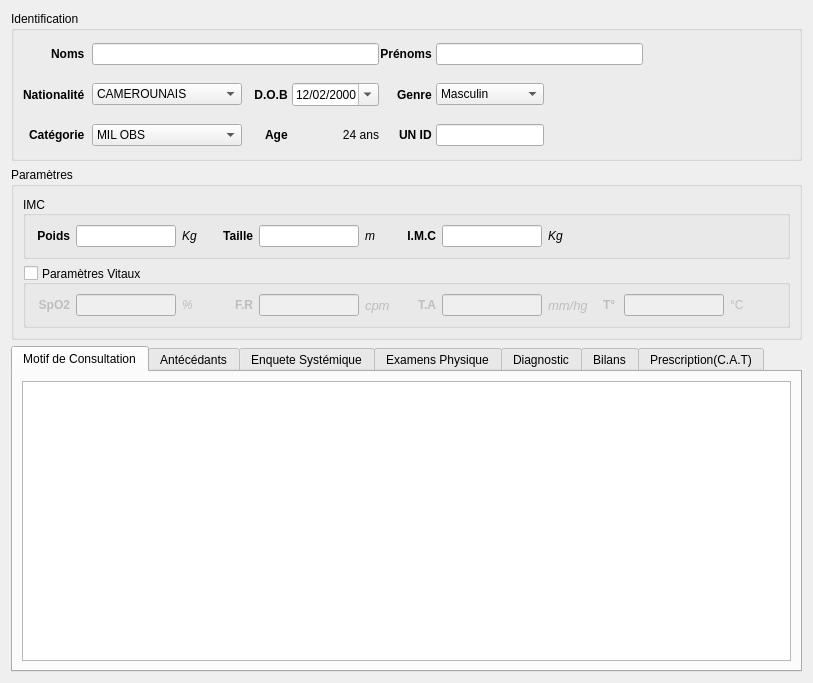
<?xml version="1.0" encoding="UTF-8"?>
<ui version="4.0">
 <class>PatientConsultationForm</class>
 <widget class="QWidget" name="PatientConsultationForm">
  <property name="geometry">
   <rect>
    <x>0</x>
    <y>0</y>
    <width>813</width>
    <height>683</height>
   </rect>
  </property>
  <property name="minimumSize">
   <size>
    <width>810</width>
    <height>680</height>
   </size>
  </property>
  <property name="windowTitle">
   <string>Consultaion Patient</string>
  </property>
  <layout class="QGridLayout" name="mainLayout">
   <item row="0" column="0">
    <widget class="QGroupBox" name="identificationBox">
     <property name="sizePolicy">
      <sizepolicy hsizetype="Expanding" vsizetype="Preferred">
       <horstretch>0</horstretch>
       <verstretch>0</verstretch>
      </sizepolicy>
     </property>
     <property name="maximumSize">
      <size>
       <width>16777215</width>
       <height>150</height>
      </size>
     </property>
     <property name="title">
      <string>Identification</string>
     </property>
     <layout class="QHBoxLayout" name="horizontalLayout_2">
      <property name="topMargin">
       <number>0</number>
      </property>
      <property name="rightMargin">
       <number>0</number>
      </property>
      <property name="bottomMargin">
       <number>0</number>
      </property>
      <item>
       <layout class="QGridLayout" name="identificationLayout" rowstretch="0,0,0">
        <property name="horizontalSpacing">
         <number>1</number>
        </property>
        <item row="0" column="1" colspan="4">
         <widget class="QLineEdit" name="name">
          <property name="clearButtonEnabled">
           <bool>true</bool>
          </property>
         </widget>
        </item>
        <item row="0" column="6" colspan="4">
         <widget class="QLineEdit" name="surname">
          <property name="clearButtonEnabled">
           <bool>true</bool>
          </property>
         </widget>
        </item>
        <item row="2" column="3">
         <widget class="QLabel" name="label_3">
          <property name="font">
           <font>
            <bold>true</bold>
           </font>
          </property>
          <property name="text">
           <string>Age </string>
          </property>
          <property name="alignment">
           <set>Qt::AlignRight|Qt::AlignTrailing|Qt::AlignVCenter</set>
          </property>
         </widget>
        </item>
        <item row="1" column="5">
         <widget class="QLabel" name="label_4">
          <property name="font">
           <font>
            <bold>true</bold>
           </font>
          </property>
          <property name="text">
           <string>Genre </string>
          </property>
          <property name="alignment">
           <set>Qt::AlignRight|Qt::AlignTrailing|Qt::AlignVCenter</set>
          </property>
         </widget>
        </item>
        <item row="2" column="0">
         <widget class="QLabel" name="label_7">
          <property name="font">
           <font>
            <bold>true</bold>
           </font>
          </property>
          <property name="text">
           <string>Catégorie  </string>
          </property>
          <property name="alignment">
           <set>Qt::AlignRight|Qt::AlignTrailing|Qt::AlignVCenter</set>
          </property>
         </widget>
        </item>
        <item row="2" column="4">
         <widget class="QLabel" name="label_24">
          <property name="text">
           <string>24 ans</string>
          </property>
          <property name="alignment">
           <set>Qt::AlignRight|Qt::AlignTrailing|Qt::AlignVCenter</set>
          </property>
         </widget>
        </item>
        <item row="1" column="0">
         <widget class="QLabel" name="label_5">
          <property name="font">
           <font>
            <bold>true</bold>
           </font>
          </property>
          <property name="text">
           <string>Nationalité  </string>
          </property>
          <property name="alignment">
           <set>Qt::AlignRight|Qt::AlignTrailing|Qt::AlignVCenter</set>
          </property>
         </widget>
        </item>
        <item row="0" column="5">
         <widget class="QLabel" name="label_2">
          <property name="font">
           <font>
            <bold>true</bold>
           </font>
          </property>
          <property name="text">
           <string>Prénoms </string>
          </property>
          <property name="alignment">
           <set>Qt::AlignRight|Qt::AlignTrailing|Qt::AlignVCenter</set>
          </property>
         </widget>
        </item>
        <item row="0" column="0">
         <widget class="QLabel" name="label">
          <property name="font">
           <font>
            <bold>true</bold>
           </font>
          </property>
          <property name="text">
           <string>Noms  </string>
          </property>
          <property name="alignment">
           <set>Qt::AlignRight|Qt::AlignTrailing|Qt::AlignVCenter</set>
          </property>
         </widget>
        </item>
        <item row="1" column="3">
         <widget class="QLabel" name="label_23">
          <property name="font">
           <font>
            <bold>true</bold>
           </font>
          </property>
          <property name="text">
           <string>D.O.B </string>
          </property>
          <property name="alignment">
           <set>Qt::AlignRight|Qt::AlignTrailing|Qt::AlignVCenter</set>
          </property>
         </widget>
        </item>
        <item row="1" column="4">
         <widget class="QDateEdit" name="dateEdit">
          <property name="alignment">
           <set>Qt::AlignRight|Qt::AlignTrailing|Qt::AlignVCenter</set>
          </property>
          <property name="buttonSymbols">
           <enum>QAbstractSpinBox::UpDownArrows</enum>
          </property>
          <property name="showGroupSeparator" stdset="0">
           <bool>true</bool>
          </property>
          <property name="currentSection">
           <enum>QDateTimeEdit::DaySection</enum>
          </property>
          <property name="displayFormat">
           <string>dd/MM/yyyy</string>
          </property>
          <property name="calendarPopup">
           <bool>true</bool>
          </property>
          <property name="timeSpec">
           <enum>Qt::LocalTime</enum>
          </property>
          <property name="date">
           <date>
            <year>2000</year>
            <month>2</month>
            <day>12</day>
           </date>
          </property>
         </widget>
        </item>
        <item row="2" column="1" colspan="2">
         <widget class="QComboBox" name="comboBox_2">
          <property name="sizePolicy">
           <sizepolicy hsizetype="Expanding" vsizetype="Fixed">
            <horstretch>0</horstretch>
            <verstretch>0</verstretch>
           </sizepolicy>
          </property>
          <property name="minimumSize">
           <size>
            <width>150</width>
            <height>0</height>
           </size>
          </property>
          <item>
           <property name="text">
            <string>MIL OBS</string>
           </property>
          </item>
          <item>
           <property name="text">
            <string>UNIPO</string>
           </property>
          </item>
          <item>
           <property name="text">
            <string>STAFF OFF</string>
           </property>
          </item>
          <item>
           <property name="text">
            <string>TROOP</string>
           </property>
          </item>
          <item>
           <property name="text">
            <string>INT STAFF</string>
           </property>
          </item>
          <item>
           <property name="text">
            <string>LOCAL STAFF</string>
           </property>
          </item>
          <item>
           <property name="text">
            <string>UN-AFP</string>
           </property>
          </item>
          <item>
           <property name="text">
            <string>LOCAL POP</string>
           </property>
          </item>
         </widget>
        </item>
        <item row="1" column="1" colspan="2">
         <widget class="QComboBox" name="nationality">
          <property name="sizePolicy">
           <sizepolicy hsizetype="Expanding" vsizetype="Fixed">
            <horstretch>0</horstretch>
            <verstretch>0</verstretch>
           </sizepolicy>
          </property>
          <property name="minimumSize">
           <size>
            <width>150</width>
            <height>0</height>
           </size>
          </property>
          <item>
           <property name="text">
            <string>CAMEROUNAIS</string>
           </property>
          </item>
          <item>
           <property name="text">
            <string>CENTRAFRICAIN</string>
           </property>
          </item>
          <item>
           <property name="text">
            <string>PERUVIEN</string>
           </property>
          </item>
          <item>
           <property name="text">
            <string>BANGLADESHI</string>
           </property>
          </item>
         </widget>
        </item>
        <item row="2" column="5">
         <widget class="QLabel" name="label_6">
          <property name="font">
           <font>
            <bold>true</bold>
           </font>
          </property>
          <property name="text">
           <string>UN ID </string>
          </property>
          <property name="alignment">
           <set>Qt::AlignRight|Qt::AlignTrailing|Qt::AlignVCenter</set>
          </property>
         </widget>
        </item>
        <item row="2" column="6" colspan="2">
         <widget class="QLineEdit" name="reg_number">
          <property name="sizePolicy">
           <sizepolicy hsizetype="Preferred" vsizetype="Fixed">
            <horstretch>0</horstretch>
            <verstretch>0</verstretch>
           </sizepolicy>
          </property>
          <property name="clearButtonEnabled">
           <bool>true</bool>
          </property>
         </widget>
        </item>
        <item row="1" column="6" colspan="2">
         <widget class="QComboBox" name="gender">
          <property name="sizeAdjustPolicy">
           <enum>QComboBox::AdjustToContents</enum>
          </property>
          <item>
           <property name="text">
            <string>Masculin</string>
           </property>
          </item>
          <item>
           <property name="text">
            <string>Feminin</string>
           </property>
          </item>
         </widget>
        </item>
       </layout>
      </item>
      <item>
       <widget class="QLabel" name="label_22">
        <property name="minimumSize">
         <size>
          <width>150</width>
          <height>150</height>
         </size>
        </property>
        <property name="maximumSize">
         <size>
          <width>150</width>
          <height>16777215</height>
         </size>
        </property>
        <property name="text">
         <string/>
        </property>
        <property name="pixmap">
         <pixmap resource="../../../../../../wposgui/wposgui.qrc">:/icons/icons/person.jpg</pixmap>
        </property>
        <property name="alignment">
         <set>Qt::AlignCenter</set>
        </property>
       </widget>
      </item>
     </layout>
    </widget>
   </item>
   <item row="1" column="0">
    <widget class="QGroupBox" name="groupBox_2">
     <property name="maximumSize">
      <size>
       <width>16777215</width>
       <height>180</height>
      </size>
     </property>
     <property name="title">
      <string>Paramètres</string>
     </property>
     <property name="flat">
      <bool>true</bool>
     </property>
     <layout class="QGridLayout" name="gridLayout_2">
      <item row="0" column="0">
       <widget class="QGroupBox" name="groupBox_3">
        <property name="title">
         <string>IMC</string>
        </property>
        <property name="alignment">
         <set>Qt::AlignLeading|Qt::AlignLeft|Qt::AlignVCenter</set>
        </property>
        <layout class="QHBoxLayout" name="horizontalLayout_8">
         <item>
          <layout class="QHBoxLayout" name="horizontalLayout_3">
           <item>
            <widget class="QLabel" name="label_8">
             <property name="maximumSize">
              <size>
               <width>35</width>
               <height>16777215</height>
              </size>
             </property>
             <property name="font">
              <font>
               <bold>true</bold>
              </font>
             </property>
             <property name="text">
              <string>Poids</string>
             </property>
             <property name="alignment">
              <set>Qt::AlignRight|Qt::AlignTrailing|Qt::AlignVCenter</set>
             </property>
            </widget>
           </item>
           <item>
            <widget class="QLineEdit" name="weight">
             <property name="maximumSize">
              <size>
               <width>100</width>
               <height>16777215</height>
              </size>
             </property>
             <property name="clearButtonEnabled">
              <bool>true</bool>
             </property>
            </widget>
           </item>
           <item>
            <widget class="QLabel" name="label_9">
             <property name="maximumSize">
              <size>
               <width>30</width>
               <height>16777215</height>
              </size>
             </property>
             <property name="font">
              <font>
               <italic>true</italic>
              </font>
             </property>
             <property name="text">
              <string>Kg</string>
             </property>
            </widget>
           </item>
          </layout>
         </item>
         <item>
          <layout class="QHBoxLayout" name="horizontalLayout_4">
           <item>
            <widget class="QLabel" name="label_10">
             <property name="maximumSize">
              <size>
               <width>35</width>
               <height>16777215</height>
              </size>
             </property>
             <property name="font">
              <font>
               <bold>true</bold>
              </font>
             </property>
             <property name="text">
              <string>Taille</string>
             </property>
             <property name="alignment">
              <set>Qt::AlignRight|Qt::AlignTrailing|Qt::AlignVCenter</set>
             </property>
            </widget>
           </item>
           <item>
            <widget class="QLineEdit" name="height">
             <property name="maximumSize">
              <size>
               <width>100</width>
               <height>16777215</height>
              </size>
             </property>
             <property name="clearButtonEnabled">
              <bool>true</bool>
             </property>
            </widget>
           </item>
           <item>
            <widget class="QLabel" name="label_11">
             <property name="maximumSize">
              <size>
               <width>30</width>
               <height>16777215</height>
              </size>
             </property>
             <property name="font">
              <font>
               <italic>true</italic>
              </font>
             </property>
             <property name="text">
              <string>m</string>
             </property>
            </widget>
           </item>
          </layout>
         </item>
         <item>
          <layout class="QHBoxLayout" name="horizontalLayout_5">
           <item>
            <widget class="QLabel" name="label_12">
             <property name="maximumSize">
              <size>
               <width>35</width>
               <height>16777215</height>
              </size>
             </property>
             <property name="font">
              <font>
               <bold>true</bold>
              </font>
             </property>
             <property name="text">
              <string>I.M.C</string>
             </property>
             <property name="alignment">
              <set>Qt::AlignRight|Qt::AlignTrailing|Qt::AlignVCenter</set>
             </property>
            </widget>
           </item>
           <item>
            <widget class="QLineEdit" name="imc">
             <property name="maximumSize">
              <size>
               <width>100</width>
               <height>16777215</height>
              </size>
             </property>
             <property name="readOnly">
              <bool>true</bool>
             </property>
             <property name="clearButtonEnabled">
              <bool>true</bool>
             </property>
            </widget>
           </item>
           <item>
            <widget class="QLabel" name="label_13">
             <property name="font">
              <font>
               <italic>true</italic>
              </font>
             </property>
             <property name="text">
              <string>Kg</string>
             </property>
            </widget>
           </item>
          </layout>
         </item>
        </layout>
       </widget>
      </item>
      <item row="1" column="0">
       <widget class="QGroupBox" name="groupBox_4">
        <property name="font">
         <font>
          <bold>false</bold>
         </font>
        </property>
        <property name="title">
         <string>Paramètres Vitaux</string>
        </property>
        <property name="alignment">
         <set>Qt::AlignLeading|Qt::AlignLeft|Qt::AlignVCenter</set>
        </property>
        <property name="checkable">
         <bool>true</bool>
        </property>
        <property name="checked">
         <bool>false</bool>
        </property>
        <layout class="QHBoxLayout" name="horizontalLayout_9">
         <item>
          <layout class="QHBoxLayout" name="horizontalLayout_6">
           <item>
            <widget class="QLabel" name="label_14">
             <property name="maximumSize">
              <size>
               <width>35</width>
               <height>16777215</height>
              </size>
             </property>
             <property name="font">
              <font>
               <bold>true</bold>
              </font>
             </property>
             <property name="text">
              <string>SpO2</string>
             </property>
             <property name="alignment">
              <set>Qt::AlignRight|Qt::AlignTrailing|Qt::AlignVCenter</set>
             </property>
            </widget>
           </item>
           <item>
            <widget class="QLineEdit" name="oxygene_sat">
             <property name="maximumSize">
              <size>
               <width>100</width>
               <height>16777215</height>
              </size>
             </property>
             <property name="clearButtonEnabled">
              <bool>true</bool>
             </property>
            </widget>
           </item>
           <item>
            <widget class="QLabel" name="label_15">
             <property name="maximumSize">
              <size>
               <width>30</width>
               <height>16777215</height>
              </size>
             </property>
             <property name="font">
              <font>
               <italic>true</italic>
               <bold>false</bold>
              </font>
             </property>
             <property name="text">
              <string>%</string>
             </property>
            </widget>
           </item>
          </layout>
         </item>
         <item>
          <layout class="QHBoxLayout" name="horizontalLayout_7">
           <item>
            <widget class="QLabel" name="label_17">
             <property name="maximumSize">
              <size>
               <width>35</width>
               <height>16777215</height>
              </size>
             </property>
             <property name="font">
              <font>
               <bold>true</bold>
              </font>
             </property>
             <property name="text">
              <string>F.R</string>
             </property>
             <property name="alignment">
              <set>Qt::AlignRight|Qt::AlignTrailing|Qt::AlignVCenter</set>
             </property>
            </widget>
           </item>
           <item>
            <widget class="QLineEdit" name="respiration_freq">
             <property name="maximumSize">
              <size>
               <width>100</width>
               <height>16777215</height>
              </size>
             </property>
             <property name="clearButtonEnabled">
              <bool>true</bool>
             </property>
            </widget>
           </item>
           <item>
            <widget class="QLabel" name="label_16">
             <property name="maximumSize">
              <size>
               <width>30</width>
               <height>16777215</height>
              </size>
             </property>
             <property name="font">
              <font>
               <pointsize>10</pointsize>
               <italic>true</italic>
               <bold>false</bold>
              </font>
             </property>
             <property name="text">
              <string>cpm</string>
             </property>
            </widget>
           </item>
          </layout>
         </item>
         <item>
          <widget class="QLabel" name="label_19">
           <property name="maximumSize">
            <size>
             <width>35</width>
             <height>16777215</height>
            </size>
           </property>
           <property name="font">
            <font>
             <bold>true</bold>
            </font>
           </property>
           <property name="text">
            <string>T.A</string>
           </property>
           <property name="alignment">
            <set>Qt::AlignRight|Qt::AlignTrailing|Qt::AlignVCenter</set>
           </property>
          </widget>
         </item>
         <item>
          <widget class="QLineEdit" name="heart_bit">
           <property name="maximumSize">
            <size>
             <width>100</width>
             <height>16777215</height>
            </size>
           </property>
           <property name="clearButtonEnabled">
            <bool>true</bool>
           </property>
          </widget>
         </item>
         <item>
          <widget class="QLabel" name="label_18">
           <property name="maximumSize">
            <size>
             <width>90</width>
             <height>16777215</height>
            </size>
           </property>
           <property name="font">
            <font>
             <pointsize>10</pointsize>
             <italic>true</italic>
             <bold>false</bold>
            </font>
           </property>
           <property name="text">
            <string>mm/hg</string>
           </property>
          </widget>
         </item>
         <item>
          <widget class="QLabel" name="label_21">
           <property name="maximumSize">
            <size>
             <width>15</width>
             <height>16777215</height>
            </size>
           </property>
           <property name="font">
            <font>
             <bold>true</bold>
            </font>
           </property>
           <property name="text">
            <string>T°</string>
           </property>
          </widget>
         </item>
         <item>
          <widget class="QLineEdit" name="temperature">
           <property name="maximumSize">
            <size>
             <width>100</width>
             <height>16777215</height>
            </size>
           </property>
           <property name="clearButtonEnabled">
            <bool>true</bool>
           </property>
          </widget>
         </item>
         <item>
          <widget class="QLabel" name="label_20">
           <property name="text">
            <string>°C</string>
           </property>
          </widget>
         </item>
        </layout>
       </widget>
      </item>
     </layout>
    </widget>
   </item>
   <item row="2" column="0">
    <widget class="QTabWidget" name="tab">
     <property name="enabled">
      <bool>true</bool>
     </property>
     <property name="movable">
      <bool>true</bool>
     </property>
     <widget class="QWidget" name="consultation_motive_tab">
      <attribute name="title">
       <string>Motif de Consultation</string>
      </attribute>
      <layout class="QGridLayout" name="gridLayout_4">
       <item row="0" column="0">
        <widget class="QPlainTextEdit" name="motivation_text"/>
       </item>
      </layout>
     </widget>
     <widget class="QWidget" name="backgroud_tab">
      <attribute name="title">
       <string>Antécédants</string>
      </attribute>
      <layout class="QGridLayout" name="gridLayout">
       <item row="0" column="0">
        <widget class="QTextEdit" name="antecedant_text"/>
       </item>
      </layout>
     </widget>
     <widget class="QWidget" name="enquete_tab">
      <attribute name="title">
       <string>Enquete Systémique</string>
      </attribute>
      <layout class="QGridLayout" name="gridLayout">
       <item row="0" column="0">
        <widget class="QTextEdit" name="anquete_text"/>
       </item>
      </layout>
     </widget>
     <widget class="QWidget" name="physical_exam_tab">
      <attribute name="title">
       <string>Examens Physique</string>
      </attribute>
      <layout class="QGridLayout" name="gridLayout">
       <item row="0" column="0">
        <widget class="QTextEdit" name="physical_exam_text"/>
       </item>
      </layout>
     </widget>
     <widget class="QWidget" name="diagnosys_tab">
      <attribute name="title">
       <string>Diagnostic</string>
      </attribute>
      <layout class="QGridLayout" name="gridLayout">
       <item row="0" column="0">
        <widget class="QTextEdit" name="diagnosys_text"/>
       </item>
      </layout>
     </widget>
     <widget class="QWidget" name="labtest_tab">
      <attribute name="title">
       <string>Bilans</string>
      </attribute>
      <layout class="QGridLayout" name="gridLayout">
       <item row="0" column="0">
        <widget class="QTextEdit" name="labtest_text"/>
       </item>
      </layout>
     </widget>
     <widget class="QWidget" name="prescription_tab">
      <attribute name="title">
       <string>Prescription(C.A.T)</string>
      </attribute>
      <layout class="QGridLayout" name="gridLayout">
       <item row="0" column="0">
        <widget class="QTextEdit" name="prescription_text"/>
       </item>
      </layout>
     </widget>
    </widget>
   </item>
  </layout>
 </widget>
 <resources>
  <include location="../../../../../../wposgui/wposgui.qrc"/>
 </resources>
 <connections/>
</ui>
